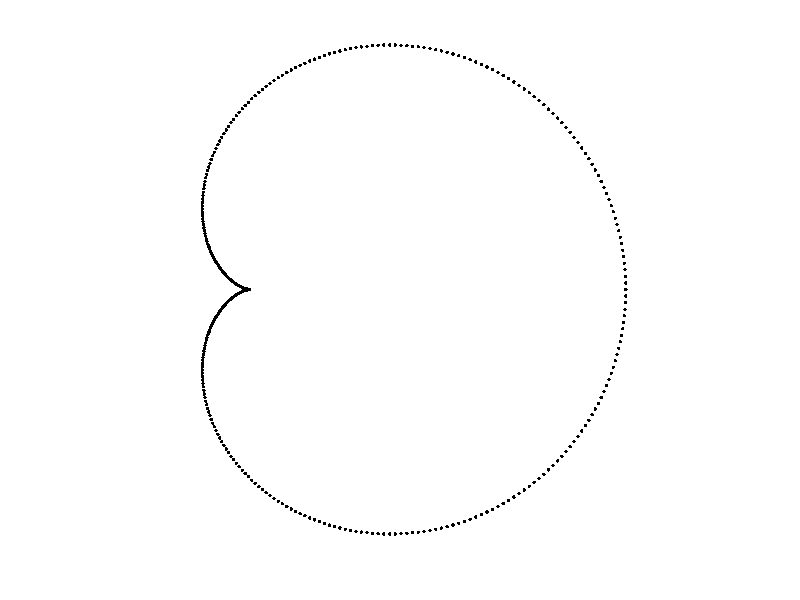

Here is the MATLAB script that generated this plot:
% =========================================================================
%  Description:
%    This script generates and plots the Pascal Snail, a parametric 
%    curve defined using a rational function. The Pascal Snail is widely 
%    studied in mathematical modeling and has applications in shape 
%    approximation and geometric analysis.
%
% =========================================================================
%  A Parametric Function for Fitting Simple Closed Curves: The ParamFit Algorithm
%  
%  Authors:
%    Felipe A. Medécigo-Cabriales 1
%    Francisco Alejandro Alaffita-Hernández 1
%    Beatris Adriana Escobedo-Trujillo 2
%
%  Affiliation:
%    1 Centro de Investigación en Recursos Energéticos y Sustentables, 
%       Universidad Veracruzana, Coatzacoalcos, Veracruz, México.
%    2 Facultad de Ingeniería, Universidad Veracruzana, 
%       Coatzacoalcos, Veracruz, México.
%
%  Contact:
%    Corresponding author: bescobedo@uv.mx
%
%  Description:
%    This script/function is part of the ParamFit algorithm implementation,
%    which provides a parametric function for fitting simple closed curves
%    using the Levenberg-Marquardt optimization method. The method has 
%    been successfully applied to the classification of seeds, diatoms, 
%    and geometric planar curves.
%
%  Citation:
%    If you use this code, please cite:
%    "A Parametric Function for Fitting Simple Closed Curves: The ParamFit Algorithm", Medécigo-Cabriales et al.
% =========================================================================

clc;
clear;

% Define parameters for the Pascal Snail
a = 10;
b = 5;  % Adjust parameter b to modify the shape of the Pascal Snail

% Define the parameterization range
t = linspace(0, 2*pi, 360);

% Compute the parametric equations of the Pascal Snail
x = a * cos(t) + b * cos(2*t);
y = a * sin(t) + b * sin(2*t);

% Plot the Pascal Snail
figure;
plot(x, y, 'k.', 'MarkerSize', 8);
axis off;  % Remove axes
axis equal;  % Ensure equal scaling on both axes

